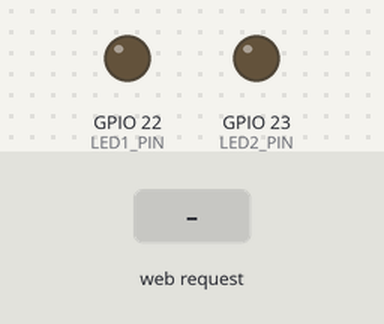
Simulated run of this sketch. Board: ESP32. Parts: output pins drawn as LEDs (lit = HIGH). The inputs (shaded band) are chosen by the test bench. WiFi joins after 1.5 s; servers stay silent unless stated; what the sketch prints to the serial monitor is not drawn.

Above: at 2.7 s.
2.8 s: HTTP request GET /led1/on received
At 4.0 s:
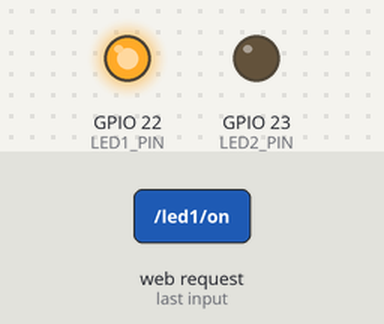
4.3 s: HTTP request GET /led2/on received
At 5.1 s:
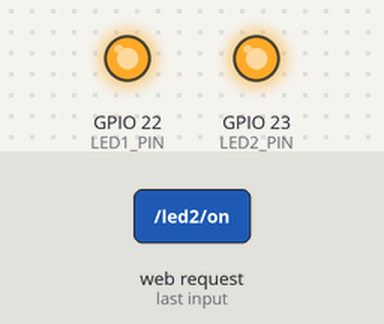
5.8 s: HTTP request GET /led1/off received
At 6.3 s:
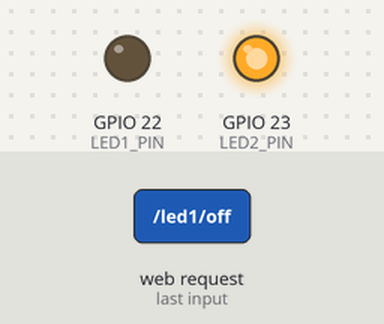
7.3 s: HTTP request GET /led2/off received
At 8.6 s:
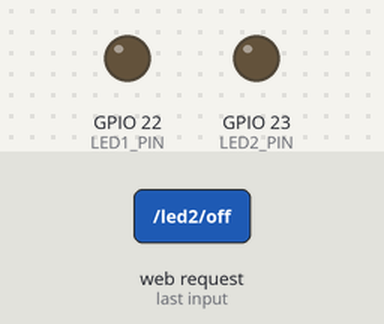
Timing chart, 0 to 9.8 s (numbered marks = the images above; inputs shaded):
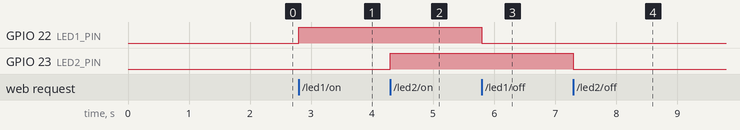

Measured:
- after the input at 2.8 s, GPIO 22 (LED1_PIN): LOW → HIGH at once
- after the input at 4.3 s, GPIO 23 (LED2_PIN): LOW → HIGH at once
- after the input at 5.8 s, GPIO 22 (LED1_PIN): HIGH → LOW at once
- after the input at 7.3 s, GPIO 23 (LED2_PIN): HIGH → LOW at once

The sketch:

webserver_leduri.ino
```cpp
#include <WiFi.h>
#include <WebServer.h>
// Date Wi-Fi - pune aici SSID-ul și parola rețelei tale
const char* ssid     = "Maita";
const char* password = "parooola";
// Pini pentru LED-uri
const int LED1_PIN = 22;   // GPIO2
const int LED2_PIN = 23;   // GPIO4
// Server web pe portul 80
WebServer server(80);
// Pagina HTML simplă pentru test (opțional)
const char MAIN_page[] PROGMEM = R"rawliteral(
<!DOCTYPE html>m
<html>
<head>
  <meta charset="utf-8">
  <title>Control LED-uri ESP32</title>
</head>
<body>
  <h1>Control LED-uri ESP32</h1>
  <p>LED1:
    <a href="/led1/on"><button>ON</button></a>
    <a href="/led1/off"><button>OFF</button></a>
  </p>
  <p>LED2:
    <a href="/led2/on"><button>ON</button></a>
    <a href="/led2/off"><button>OFF</button></a>
  </p>
</body>
</html>
)rawliteral";
// Funcții handler
void handleRoot() {
  server.send(200, "text/html", MAIN_page);
}
void handleLED1On() {
  digitalWrite(LED1_PIN, HIGH);
  server.send(200, "text/plain", "LED1 ON");
}
void handleLED1Off() {
  digitalWrite(LED1_PIN, LOW);
  server.send(200, "text/plain", "LED1 OFF");
}
void handleLED2On() {
  digitalWrite(LED2_PIN, HIGH);
  server.send(200, "text/plain", "LED2 ON");
}
void handleLED2Off() {
  digitalWrite(LED2_PIN, LOW);
  server.send(200, "text/plain", "LED2 OFF");
}
void handleNotFound() {
  String message = "Not found\n\n";
  message += "URI: ";
  message += server.uri();
  message += "\nMethod: ";
  message += (server.method() == HTTP_GET)?"GET":"POST";
  message += "\n";
  server.send(404, "text/plain", message);
}
void setup() {
  Serial.begin(115200);
  pinMode(LED1_PIN, OUTPUT);
  pinMode(LED2_PIN, OUTPUT);
  digitalWrite(LED1_PIN, LOW);
  digitalWrite(LED2_PIN, LOW);
  // Conectare la Wi-Fi
  Serial.print("Conectare la ");
  Serial.println(ssid);
  WiFi.begin(ssid, password);
  while (WiFi.status() != WL_CONNECTED) {
    delay(500);
    Serial.print(".");
  }
  Serial.println("");
  Serial.println("WiFi conectat");
  Serial.print("IP ESP32: ");
  Serial.println(WiFi.localIP());
  // Setare rute
  server.on("/", handleRoot);
  server.on("/led1/on", handleLED1On);
  server.on("/led1/off", handleLED1Off);
  server.on("/led2/on", handleLED2On);
  server.on("/led2/off", handleLED2Off);
  server.onNotFound(handleNotFound);
  // Pornire server
  server.begin();
  Serial.println("Server web pornit");
}
void loop() {
  server.handleClient();
}
```
